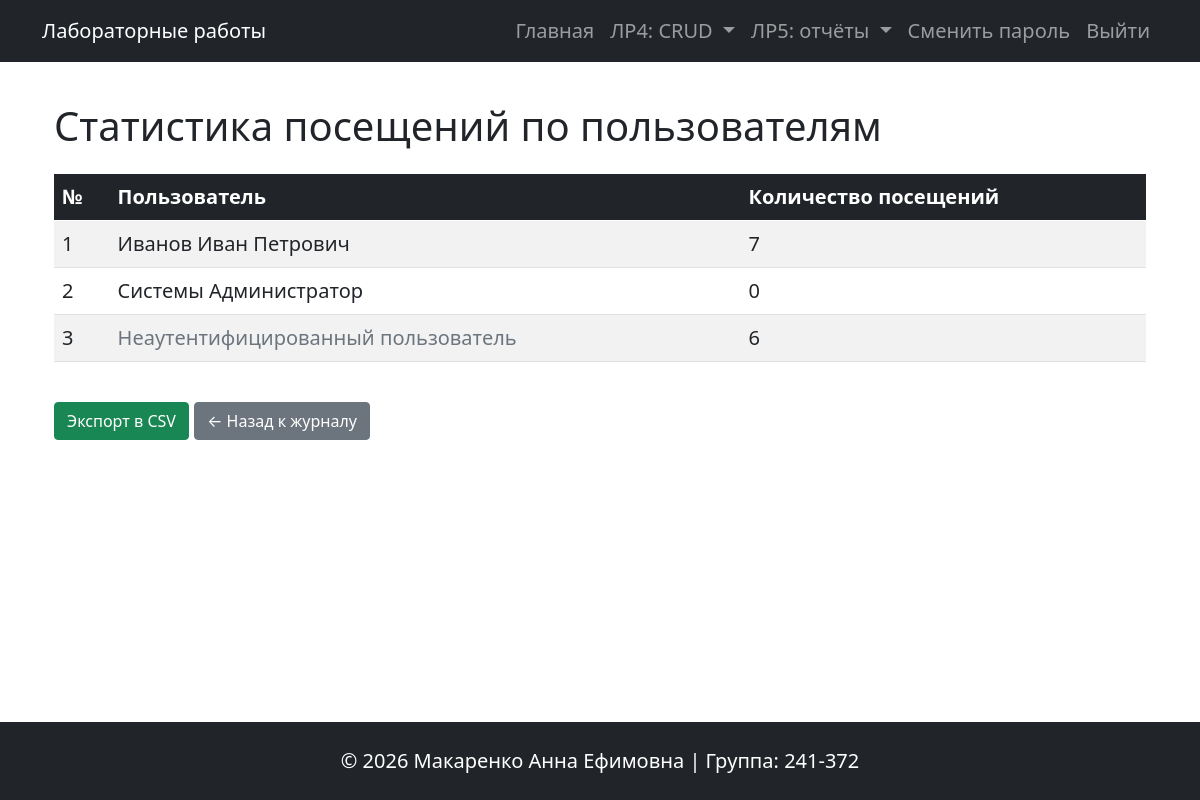
The app's page /visit-logs/user-stats (signed in) with its own data.
### database.py (models this page shows, shortened)
class User(db.Model):
    __tablename__ = 'users'
    id = db.Column(db.Integer, primary_key=True)
    username = db.Column(db.String(80), unique=True, nullable=False)
    password_hash = db.Column(db.String(200), nullable=False)
    last_name = db.Column(db.String(100))
    first_name = db.Column(db.String(100), nullable=False)
    patronymic = db.Column(db.String(100))
    created_at = db.Column(db.DateTime, default=datetime.utcnow)
    roles = db.relationship('Role', secondary=user_roles, backref=db.backref('users', lazy='dynamic'))
    visits = db.relationship('VisitLog', backref='user', lazy='dynamic')
    @property
    def is_authenticated(self):
        return True
    def has_role(self, role_name):
        return any(role.name == role_name for role in self.roles)

### blueprints/visit_logs.py (the view, shortened to what this page needs)
@visit_logs.route('/user-stats')
@login_required
def user_stats():
    if current_user.has_role('admin'):
        user_stats = db.session.query(
            User.id,
            User.last_name,
            User.first_name,
            User.patronymic,
            func.count(VisitLog.id).label('count')
        ).join(VisitLog, VisitLog.user_id == User.id, isouter=True)\
         .group_by(User.id).order_by(func.count(VisitLog.id).desc()).all()
        guest_count = VisitLog.query.filter_by(user_id=None).count()
        stats = list(user_stats)
        if guest_count > 0:
            stats.append((None, None, None, None, guest_count))
    return render_template('visit_logs/user_stats.html', stats=stats)

### app.py (called while the page is built)
@app.before_request
def before_request():
    if not request.path.startswith('/static') and not request.path.startswith('/visit-logs'):
        log_visit(request.path)

@login_manager.user_loader
def load_user(user_id):
    return db.session.get(User, int(user_id))

### templates/visit_logs/user_stats.html
{% extends 'base.html' %}
{% block content %}
<div class="container">
    <h1 class="my-4"> Статистика посещений по пользователям</h1>
    <div class="table-responsive">
        <table class="table table-striped table-hover">
            <thead class="table-dark">
                <tr><th>№</th><th>Пользователь</th><th>Количество посещений</th></tr>
            </thead>
            <tbody>
                {% for stat in stats %}
                <tr>
                    <td>{{ loop.index }}</td>
                    <td>
                        {% if stat[0] %}
                            {{ stat[1] or '' }} {{ stat[2] or '' }} {{ stat[3] or '' }}
                        {% else %}
                            <span class="text-muted">Неаутентифицированный пользователь</span>
                        {% endif %}
                    </td>
                    <td>{{ stat[4] if stat[4] is defined else stat.count }}</td>
                </tr>
                {% else %}
                <tr><td colspan="3" class="text-center">Нет данных</td></tr>
                {% endfor %}
            </tbody>
        </table>
    </div>
    <div class="mt-4">
        <a href="{{ url_for('visit_logs.export_user_stats') }}" class="btn btn-success"> Экспорт в CSV</a>
        <a href="{{ url_for('visit_logs.index') }}" class="btn btn-secondary">← Назад к журналу</a>
    </div>
</div>
{% endblock %}

### static/styles.css (style rules this page uses)
body { font-size: 1.25rem; }

### templates/base.html (style rules this page uses)
html, body { height: 100%; }
body { display: flex; flex-direction: column; }

### records on screen
User: last_name "Иванов", first_name "Иван", patronymic "Петрович", stat "7"
User: last_name "Системы", first_name "Администратор", stat "0"

### other values on screen
{{ stat[4] if stat[4] is defined else stat.count }} "6"
